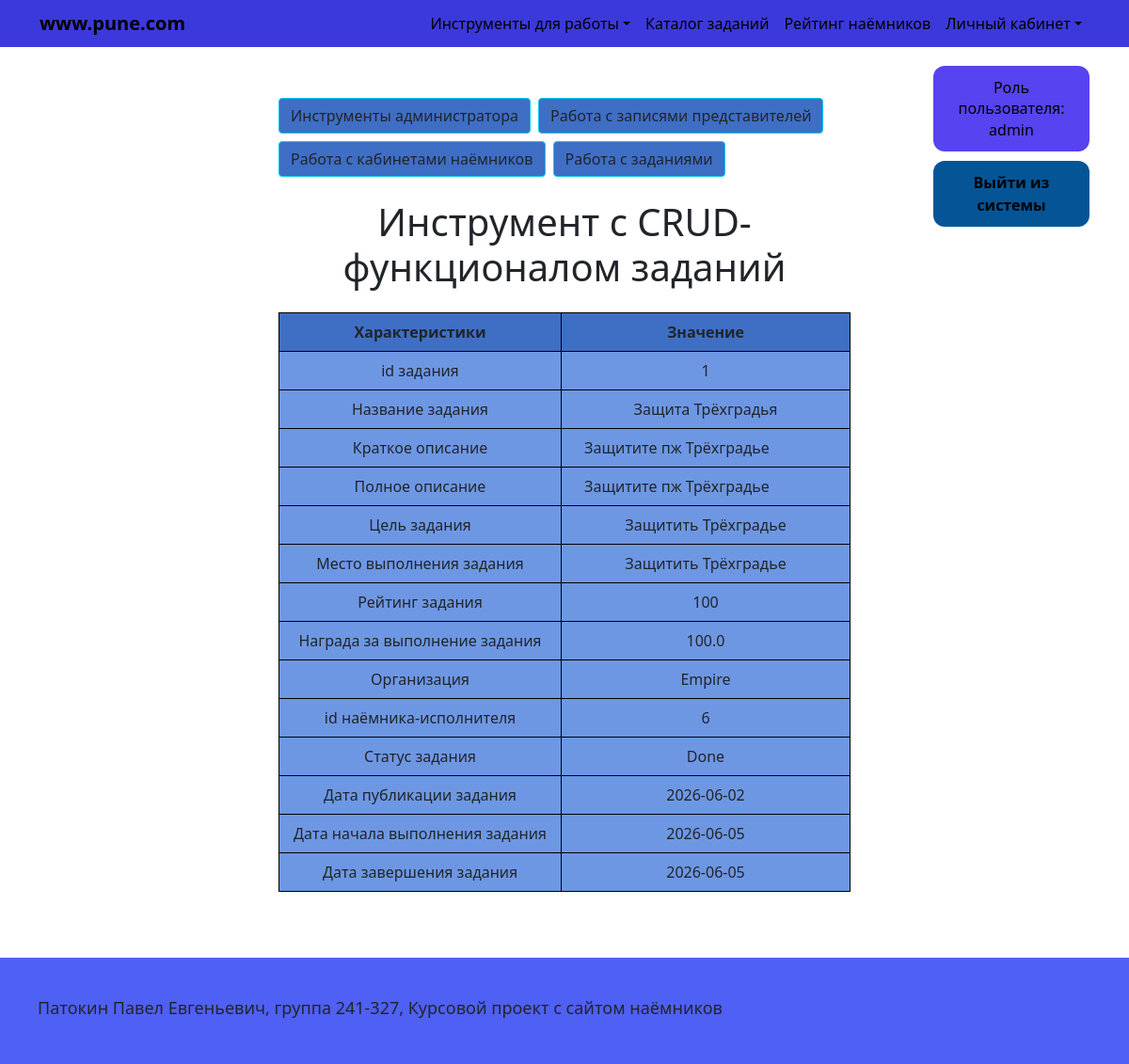
The page /READ_table_task/1 (signed in) on the database its author committed.
### app/models.py (models this page shows)
class Task(db.Model):
    __tablename__ = "tasks"
    id_task = db.Column(db.Integer, primary_key=True)
    id_name_task = db.Column(db.Text, unique=True)
    short_description = db.Column(db.Text)
    full_description = db.Column(db.Text)
    purpose_task = db.Column(db.Text)
    place_task = db.Column(db.Text)
    rating_task = db.Column(db.Integer)
    reward_task = db.Column(db.Float)
    fraction = db.Column(db.Text)
    id_mercenary = db.Column(db.Integer, db.ForeignKey("mercenaries.id_mercenary"))
    status_task = db.Column(db.Text)
    start_of_task = db.Column(db.Date)
    doing_task = db.Column(db.Date)
    end_of_task = db.Column(db.Date)
    executor = db.relationship("Mercenary", back_populates="tasks")          # #12
    reports = db.relationship("Report", back_populates="task",
                              cascade="all, delete-orphan")

### app/app.py (the view)
@app.route('/READ_table_task/<int:id_task>', methods=['GET', 'POST'])
@check_rights(["admin"])
def READ_table_task(id_task):
    user_role = auth() # Функция, которая отображает роль, если пользователь регистрировался или не регистрировался
    task = Task.query.filter_by(id_task=id_task).first()
    return render_template('admin_tables/READ_table_task.html', user_role=user_role, task=task)

### app/app.py (called while the page is built)
def check_rights(roles):
    def decorator(f):
        @wraps(f)
        def wrapper(*args, **kwargs):
            if not current_user.is_authenticated or current_user.role not in roles:
                flash("У вас недостаточно прав для доступа к данной странице.", "danger")
                return redirect(url_for('main_page'))
            if not current_user.is_authenticated:
                flash("Сначала войдите в систему", "danger")
                return redirect(url_for('authentication'))
            if current_user.role not in roles:
                flash("У вас недостаточно прав для доступа к данной странице.", "danger")
                return redirect(url_for('main_page'))
            return f(*args, **kwargs)
        return wrapper
    return decorator

@login_manager.user_loader
def load_user(user_id):
    return User.query.get(int(user_id))

@app.before_request
def before_request():
    if current_user.is_authenticated:
        user_id = int(current_user.id)
    else:
        user_id = None

def auth():
    if current_user.is_authenticated:
        return current_user.role
    else:
        return "none"

### app/models.py (called while the page is built)
    @property
    def role(self):
        if self.administrator:
            return "admin"
        if self.member:
            return "member"
        if self.mercenary:
            return "mercenary"
        return None

### app/templates/admin_tables/READ_table_task.html (shortened to what this page needs)
{% extends 'base.html' %}
{% block content %}
    <link rel="stylesheet" href="{{ url_for('static', filename='CRUD_table.css') }}">
    <div class="container py-4">
        <div class="d-flex flex-wrap gap-2 mb-4">
            <a class="btn btn-info text-dark" href="{{ url_for('admin') }}">Инструменты администратора</a>
            <a class="btn btn-info text-dark" href="{{ url_for('CRUD_table_member') }}">Работа с записями представителей</a>
            <a class="btn btn-info text-dark" href="{{ url_for('CRUD_table_mercenary') }}">Работа с кабинетами наёмников</a>
            <a class="btn btn-info text-dark" href="{{ url_for('CRUD_table_task') }}">Работа с заданиями</a>
        </div>
        <h1 class="mb-4">Инструмент с CRUD-функционалом заданий</h1>
        <table class="table table-bordered align-middle text-center w-100">
            <thead>
                <tr>
                    <th>Характеристики</th>
                    <th>Значение</th>
                </tr>
            </thead>
            <tbody>
                <tr>
                    <td style="width: 300px;">id задания</td>
                    <td>{{ task.id_task }}</td>
                </tr>
                <tr>
                    <td>Название задания</td>
                    <td>{{ task.id_name_task }}</td>
                </tr>
                <tr>
                    <td>Краткое описание</td>
                    <td class="text-start px-4" style="white-space: pre-line; overflow-wrap: anywhere;">{{ task.short_description }}</td>
                </tr>
                <tr>
                    <td>Полное описание</td>
                    <td class="text-start px-4" style="white-space: pre-line; overflow-wrap: anywhere;">{{ task.full_description }}</td>
                </tr>
                <tr>
                    <td>Цель задания</td>
                    <td>{{ task.purpose_task }}</td>
                </tr>
                <tr>
                    <td>Место выполнения задания</td>
                    <td>{{ task.place_task }}</td>
                </tr>
                <tr>
                    <td>Рейтинг задания</td>
                    <td>{{ task.rating_task }}</td>
                </tr>
                <tr>
                    <td>Награда за выполнение задания</td>
                    <td>{{ task.reward_task }}</td>
                </tr>
                <tr>
                    <td>Организация</td>
                    <td>{{ task.fraction }}</td>
                </tr>
                <tr>
                    <td>id наёмника-исполнителя</td>
                    <td>{{ task.id_mercenary }}</td>
                </tr>
                <tr>
                    <td>Статус задания</td>
                    <td>{{ task.status_task }}</td>
                </tr>
                <tr>
                    <td>Дата публикации задания</td>
                    <td>{{ task.start_of_task }}</td>
                </tr>
                <tr>
                    <td>Дата начала выполнения задания</td>
                    <td>{{ task.doing_task }}</td>
                </tr>
                <tr>
                    <td>Дата завершения задания</td>
                    <td>{{ task.end_of_task }}</td>
                </tr>
            </tbody>
        </table>
    </div>
{% endblock %}

### app/static/base.css (style rules this page uses)
:root { --header-bg: #3b39db; --link-color: #000000; --link-hover: #000000; --link-hover-zone: #262ed3; --menu-bg: #7d63e0; --menu-item: #000000; --menu-hover: #6a4fc9; --main-bg-color: #5743EF; --page-border: #642c7b; --auth-btn: #055596; --auth-btn-hover: #184072; --footer-bg: #4f60f4; }

### app/static/CRUD_table.css (style rules this page uses)
:root { --header-bg: #3b39db; --link-color: #000000; --link-hover: #000000; --link-hover-zone: #262ed3; --menu-bg: #7d63e0; --menu-item: #000000; --menu-hover: #6a4fc9; --main-bg-color: #5743EF; --page-border: #642c7b; --auth-btn: #055596; --auth-btn-hover: #184072; --table-border-color: #000000; --table-thead-color: #3F6EC5; --table-tbody-color: #6E97E3; --btn-sm: #1661EB; --common-text-color: #000000; }
table { border-color: var(--table-border-color); }
thead { background-color: var(--table-thead-color); border-color: var(--table-border-color); }
tbody { background-color: var(--table-tbody-color); border-color: var(--table-border-color); }
.btn-info { background-color: var(--table-thead-color); }

### app/templates/admin_tables/READ_table_task.html (style rules this page uses)
table td, table th { overflow-wrap: anywhere; word-break: break-word; }

### rows shown on the page
Task: id_task "1", id_name_task "Защита Трёхградья", short_description "Защитите пж Трёхградье", full_description "Защитите пж Трёхградье", purpose_task "Защитить Трёхградье", place_task "Защитить Трёхградье", rating_task "100", reward_task "100.0", fraction "Empire", id_mercenary "6", status_task "Done", start_of_task "2026-06-02", doing_task "2026-06-05", end_of_task "2026-06-05"

### other values the page prints
{{ user_role }} "admin"
